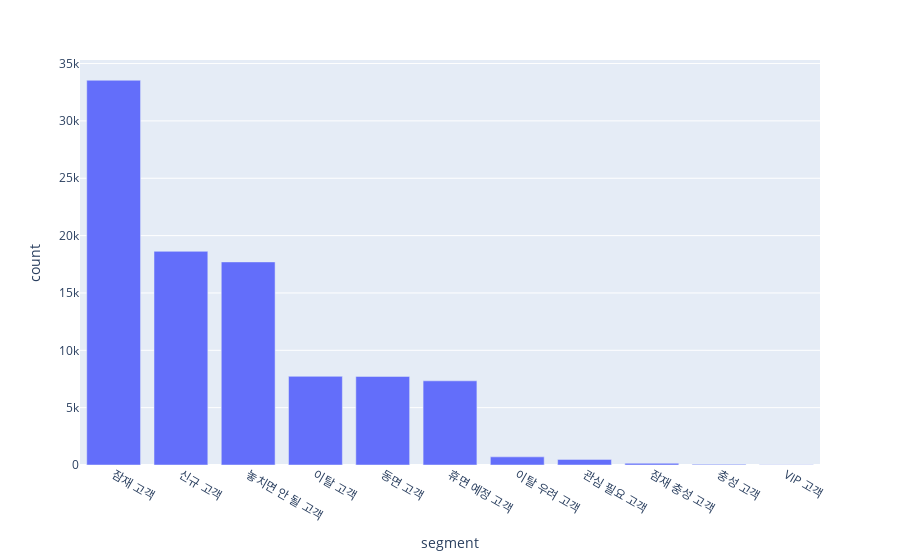

The code cell stored with this chart in its notebook:
### Code cell
# 고객 세그먼트별 고객 수
path = '/System/Library/Fonts/AppleSDGothicNeo.ttc'
font_name = font_manager.FontProperties(fname=path).get_name()
rc('font', family = font_name)

plt.figure(figsize=(15, 10))
seg = data.groupby('segment')['customer_unique_id'].nunique().reset_index().sort_values(by = 'customer_unique_id', ascending = False)
seg.rename(columns = {'customer_unique_id' : 'count'}, inplace = True)
#sns.barplot(x = seg['segment'], y = seg['count'])
fig = px.bar(seg, x = 'segment', y = 'count')
fig.show()

### Figure 1 — Plotly figure (JSON) as saved in the notebook; plotly's stock layout.template omitted (floating-point values rounded to 4 significant figures)
{"data": [{"alignmentgroup": "True", "hovertemplate": "segment=%{x}<br>count=%{y}<extra></extra>", "legendgroup": "", "marker": {"color": "#636efa", "pattern": {"shape": ""}}, "name": "", "offsetgroup": "", "orientation": "v", "showlegend": false, "textposition": "auto", "type": "bar", "x": ["잠재 고객", "신규 고객", "놓치면 안 될 고객", "이탈 고객", "동면 고객", "휴면 예정 고객", "이탈 우려 고객", "관심 필요 고객", "잠재 충성 고객", "충성 고객", "VIP 고객"], "xaxis": "x", "y": [33544, 18629, 17705, 7730, 7723, 7339, 710, 489, 149, 58, 30], "yaxis": "y"}], "layout": {"barmode": "relative", "legend": {"tracegroupgap": 0}, "margin": {"t": 60}, "xaxis": {"anchor": "y", "domain": [0, 1], "title": {"text": "segment"}}, "yaxis": {"anchor": "x", "domain": [0, 1], "title": {"text": "count"}}}}
